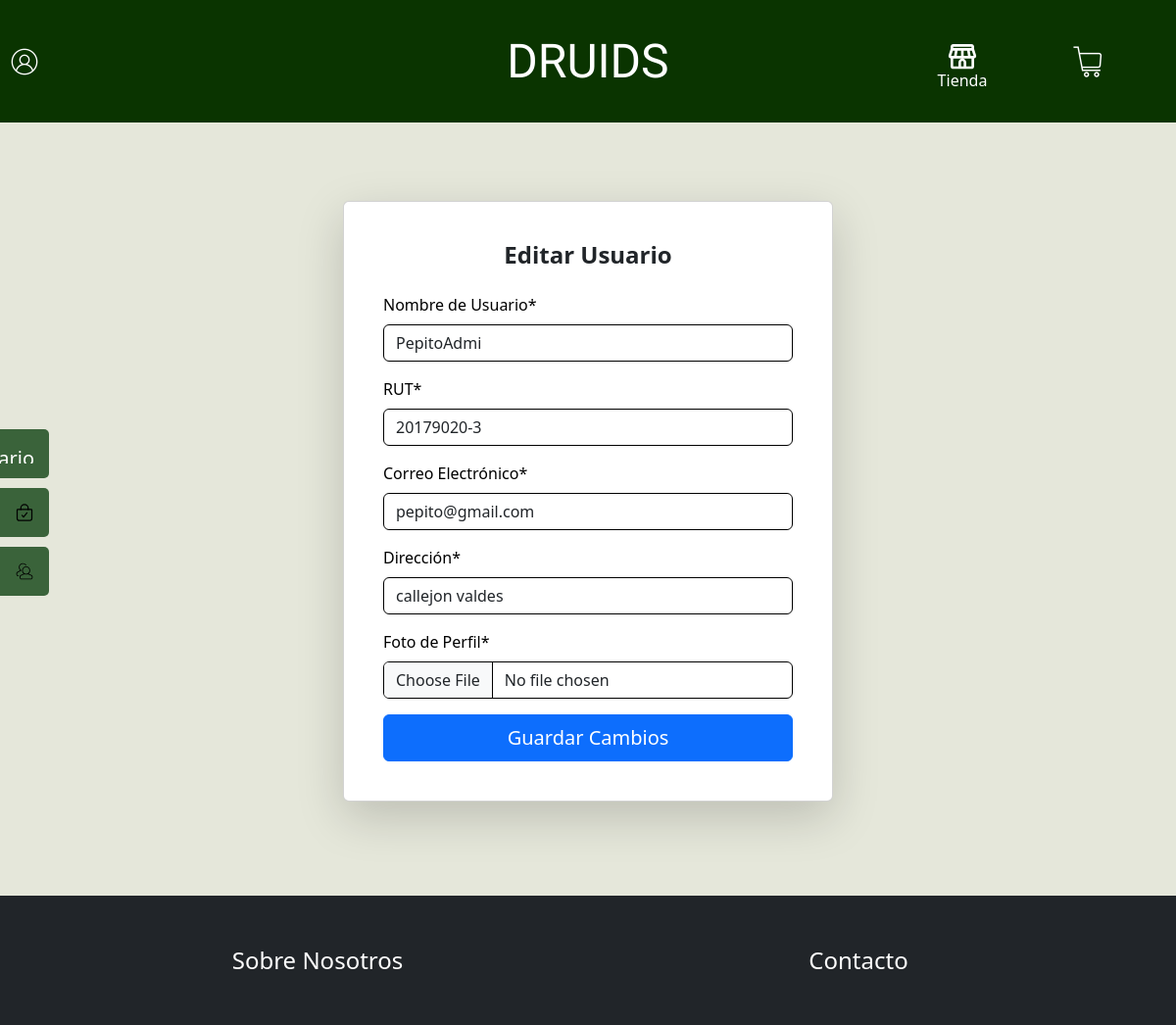
/editarUsuario/13/ (signed in), run on the app's committed database.
### Druids/models.py (models this page shows, shortened)
class Usuario(models.Model):
    usuario = models.OneToOneField(User, on_delete=models.CASCADE)
    nombre_usuario = models.CharField(max_length=50, unique=True, verbose_name="Nombre de usuario")
    rut = models.CharField(max_length=10, unique=True, verbose_name="RUT", blank=True, null=True)
    correo = models.EmailField(unique=True, verbose_name="Correo Electrónico")
    foto_perfil = models.ImageField(upload_to='usuarios/', blank=True, null=True, verbose_name="Foto de perfil")
    direccion = models.CharField(max_length=255, blank=True, null=True, verbose_name="Dirección")
    rol = models.CharField(max_length=20, choices=[('Administrador', 'Administrador'), ('Usuario', 'Usuario')], verbose_name="Rol")

### Druids/views.py (the view)
# urls.py: path('editarUsuario/<int:id>/', editarUsuario, name='editarUsuario'),
@login_required
def editarUsuario(request, id):
    usuario = get_object_or_404(Usuario, id=id)
    form_editar = EditarPerfilForm(instance=usuario)
    if request.method == "POST":
        form_editar = EditarPerfilForm(data=request.POST, files=request.FILES, instance=usuario)
        if form_editar.is_valid():
            form_editar.save()
            return redirect(to='listaUsuarios')
    context = {
        'formularioEditarUsuario': form_editar,
        'usuario': usuario,
    }
    return render(request, 'Druids/editarUsuario.html', context)

### Druids/forms.py (shortened to what this page needs)
class EditarPerfilForm(forms.ModelForm):
    nombre_usuario = forms.CharField(label='Nombre de Usuario', max_length=100)
    rut = forms.CharField(label='RUT', max_length=12, widget=forms.TextInput(attrs={'class': 'form-control rut', 'placeholder': '12345678-9'}))
    correo = forms.EmailField(label='Correo Electrónico', widget=forms.EmailInput(attrs={'class': 'form-control'}))
    direccion = forms.CharField(label='Dirección', max_length=255, widget=forms.TextInput(attrs={'class': 'form-control'}))
    foto_perfil = forms.ImageField(label='Foto de Perfil', widget=forms.FileInput(attrs={'class': 'form-control'}))
    class Meta:
        model = Usuario
        fields = ['nombre_usuario', 'rut', 'correo', 'direccion', 'foto_perfil']

### Druids/context_processors.py (called while the page is built)
def carrito_items_contador(request):
    if request.user.is_authenticated:
        contador = CarritoItem.objects.filter(usuario=request.user).count()
    else:
        contador = CarritoItem.objects.count()
    return {'carrito_items_contador': contador}

### Druids/templates/Druids/editarUsuario.html (shortened to what this page needs)
{% extends 'Druids/base.html' %}
{% load static %}
{% load crispy_forms_tags %}
{% block contenido %}
<link rel="stylesheet" href="{% static 'Druids/css/editarUsuario.css' %}">
<div class="container-card d-flex justify-content-center">
    <div class="card shadow-lg p-4">
        <div class="card-body">
            <h2 class="card-title text-center mb-4">Editar Usuario</h2>
            <form id="formulario-editar-perfil" method="post" class="needs-validation" enctype="multipart/form-data" novalidate>
                {{ formularioEditarUsuario|crispy}}
                <div class="d-grid gap-2">
                    <button type="submit" class="btn btn-primary fs-5">Guardar Cambios</button>
                </div>
            </form>
        </div>
    </div>
</div>
{% endblock %}

### Druids/static/Druids/css/navbar.css (style rules this page uses)
.form-control { border-color: black; }
label { color: black; }

### Druids/static/Druids/css/base.css (style rules this page uses)
body { background-color: #e5e7da; }

### Druids/static/Druids/css/editarUsuario.css (style rules this page uses)
.container-card { display: flex; justify-content: center; margin-top: 5rem; }
.card { max-width: 500px; width: 100%; }
.card-title { font-size: 1.5rem; font-weight: bold; }
.btn { font-size: 1rem; padding: 0.5rem; }

### data on the page
Usuario: nombre_usuario "PepitoAdmi", rut "20179020-3", correo "pepito@gmail.com", direccion "callejon valdes"
